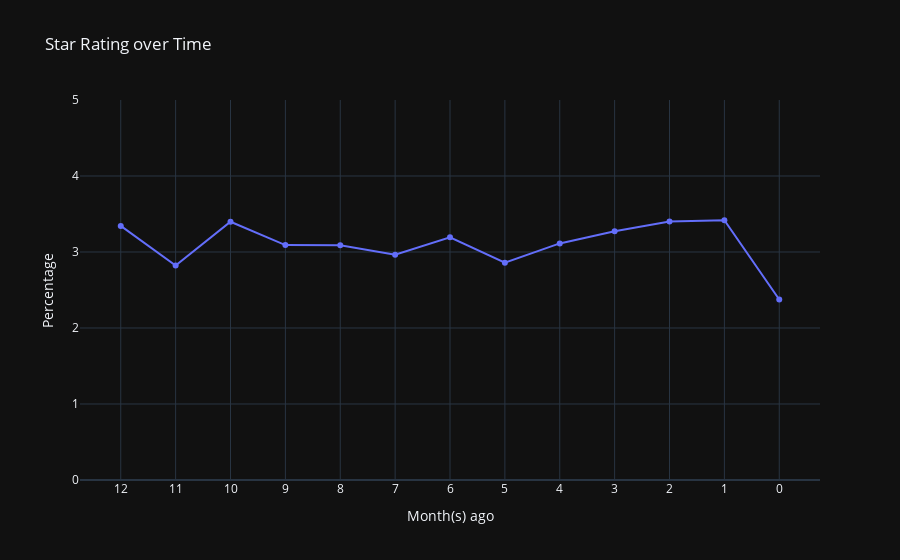

The notebook cell saved with this chart:
### Code cell
fig = go.Figure()

fig.add_trace(go.Line(x=df_groupby_date_score.index,
                      y=df_groupby_date_score['Mean'],
                      name='Rating',
                      text=['{:.2f}'.format(v) for v in df_groupby_date_score['Mean']], hovertemplate='%{text}<extra></extra>'))

fig.update_layout(title='Star Rating over Time', xaxis_title='Month(s) ago', yaxis_title='Percentage', yaxis_range=[0,5])

fig.show()

### Figure 1 — Plotly figure (JSON) as saved in the notebook; plotly's stock layout.template omitted (floating-point values rounded to 4 significant figures)
{"data": [{"hovertemplate": "%{text}<extra></extra>", "name": "Rating", "text": ["3.34", "2.82", "3.40", "3.09", "3.09", "2.96", "3.19", "2.86", "3.11", "3.27", "3.40", "3.42", "2.38"], "type": "scatter", "x": ["12", "11", "10", "9", "8", "7", "6", "5", "4", "3", "2", "1", "0"], "y": [3.344, 2.823, 3.398, 3.091, 3.089, 2.963, 3.194, 2.859, 3.113, 3.273, 3.4, 3.417, 2.375]}], "layout": {"title": {"text": "Star Rating over Time"}, "xaxis": {"title": {"text": "Month(s) ago"}}, "yaxis": {"range": [0, 5], "title": {"text": "Percentage"}}}}
